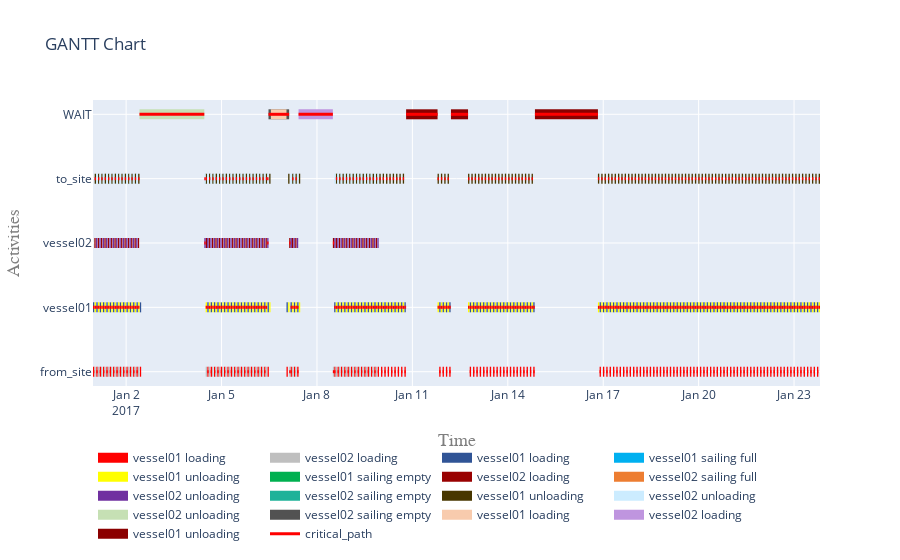

Notebook code for this chart:
### Markdown cell above
#### Get critical path log and dependencies

### Code cell
my_cp_log = CpLog(obj, act)
my_cp_log.get_dependencies()
my_cp_log.mark_critical_activities()
#my_cp_log.make_gantt_mpl()
my_cp_log.make_gantt_plotly()

### Figure 1 — Plotly figure (JSON) as saved in the notebook; plotly's stock layout.template omitted (floating-point values rounded to 4 significant figures; data arrays with more than 128 entries replaced by an {"elided": "..."} marker saying what was removed)
{"data": [{"connectgaps": false, "hoverinfo": "y+name", "line": {"color": "#ff0000", "width": 10}, "mode": "lines", "name": "vessel01 loading", "type": "scatter", "x": {"elided": "450 str values"}, "y": {"elided": "1350 str values"}}, {"connectgaps": false, "hoverinfo": "y+name", "line": {"color": "#bfbfbf", "width": 10}, "mode": "lines", "name": "vessel02 loading", "type": "scatter", "x": {"elided": "150 str values"}, "y": {"elided": "450 str values"}}, {"connectgaps": false, "hoverinfo": "y+name", "line": {"color": "#305496", "width": 10}, "mode": "lines", "name": "vessel01 loading", "type": "scatter", "x": {"elided": "450 str values"}, "y": {"elided": "1350 str values"}}, {"connectgaps": false, "hoverinfo": "y+name", "line": {"color": "#00b0f0", "width": 10}, "mode": "lines", "name": "vessel01 sailing full", "type": "scatter", "x": {"elided": "450 str values"}, "y": {"elided": "1350 str values"}}, {"connectgaps": false, "hoverinfo": "y+name", "line": {"color": "#ffff00", "width": 10}, "mode": "lines", "name": "vessel01 unloading", "type": "scatter", "x": {"elided": "450 str values"}, "y": {"elided": "1350 str values"}}, {"connectgaps": false, "hoverinfo": "y+name", "line": {"color": "#00b050", "width": 10}, "mode": "lines", "name": "vessel01 sailing empty", "type": "scatter", "x": {"elided": "447 str values"}, "y": {"elided": "1341 str values"}}, {"connectgaps": false, "hoverinfo": "y+name", "line": {"color": "#990101", "width": 10}, "mode": "lines", "name": "vessel02 loading", "type": "scatter", "x": {"elided": "150 str values"}, "y": {"elided": "450 str values"}}, {"connectgaps": false, "hoverinfo": "y+name", "line": {"color": "#ED7D31", "width": 10}, "mode": "lines", "name": "vessel02 sailing full", "type": "scatter", "x": {"elided": "150 str values"}, "y": {"elided": "450 str values"}}, {"connectgaps": false, "hoverinfo": "y+name", "line": {"color": "#7030A0", "width": 10}, "mode": "lines", "name": "vessel02 unloading", "type": "scatter", "x": {"elided": "150 str values"}, "y": {"elided": "450 str values"}}, {"connectgaps": false, "hoverinfo": "y+name", "line": {"color": "#1EB299", "width": 10}, "mode": "lines", "name": "vessel02 sailing empty", "type": "scatter", "x": {"elided": "147 str values"}, "y": {"elided": "441 str values"}}, {"connectgaps": false, "hoverinfo": "y+name", "line": {"color": "#483700", "width": 10}, "mode": "lines", "name": "vessel01 unloading", "type": "scatter", "x": {"elided": "450 str values"}, "y": {"elided": "1350 str values"}}, {"connectgaps": false, "hoverinfo": "y+name", "line": {"color": "#CCECFF", "width": 10}, "mode": "lines", "name": "vessel02 unloading", "type": "scatter", "x": {"elided": "150 str values"}, "y": {"elided": "450 str values"}}, {"connectgaps": false, "hoverinfo": "y+name", "line": {"color": "#c6e0b4", "width": 10}, "mode": "lines", "name": "vessel02 unloading", "type": "scatter", "x": ["2017-01-02T10:04:16.263961", "2017-01-04T11:00:00", "2017-01-04T11:00:00"], "y": ["WAIT", "WAIT", null, "WAIT", "WAIT", null, "WAIT", "WAIT", null]}, {"connectgaps": false, "hoverinfo": "y+name", "line": {"color": "#525252", "width": 10}, "mode": "lines", "name": "vessel02 sailing empty", "type": "scatter", "x": ["2017-01-06T11:25:41.685282", "2017-01-07T03:00:00", "2017-01-07T03:00:00"], "y": ["WAIT", "WAIT", null, "WAIT", "WAIT", null, "WAIT", "WAIT", null]}, {"connectgaps": false, "hoverinfo": "y+name", "line": {"color": "#f8cbad", "width": 10}, "mode": "lines", "name": "vessel01 loading", "type": "scatter", "x": ["2017-01-06T13:12:50.159055", "2017-01-07T01:00:00", "2017-01-07T01:00:00"], "y": ["WAIT", "WAIT", null, "WAIT", "WAIT", null, "WAIT", "WAIT", null]}, {"connectgaps": false, "hoverinfo": "y+name", "line": {"color": "#bf95df", "width": 10}, "mode": "lines", "name": "vessel02 loading", "type": "scatter", "x": ["2017-01-07T10:05:59.863283", "2017-01-08T12:00:00", "2017-01-08T12:00:00"], "y": ["WAIT", "WAIT", null, "WAIT", "WAIT", null, "WAIT", "WAIT", null]}, {"connectgaps": false, "hoverinfo": "y+name", "line": {"color": "darkred", "width": 10}, "mode": "lines", "name": "vessel01 unloading", "type": "scatter", "x": ["2017-01-10T19:15:41.457420", "2017-01-11T19:00:00", "2017-01-11T19:00:00", "2017-01-12T05:05:42.596729", "2017-01-12T18:00:00", "2017-01-12T18:00:00", "2017-01-14T20:28:32.983646", "2017-01-16T20:00:00", "2017-01-16T20:00:00"], "y": ["WAIT", "WAIT", null, "WAIT", "WAIT", null, "WAIT", "WAIT", null, "WAIT", "WAIT", null, "WAIT", "WAIT", null, "WAIT", "WAIT", null, "WAIT", "WAIT", null, "WAIT", "WAIT", null, "WAIT", "WAIT", null]}, {"connectgaps": false, "hoverinfo": "name", "line": {"color": "red", "width": 3}, "mode": "lines", "name": "critical_path", "type": "scatter", "x": {"elided": "2679 str values"}, "y": {"elided": "2679 str values"}}], "layout": {"hovermode": "closest", "legend": {"orientation": "h", "x": 0, "y": -0.2}, "title": {"text": "GANTT Chart"}, "xaxis": {"range": ["2016-12-31T23:00:00", "2017-01-23T19:34:12.846033"], "title": {"font": {"color": "#7f7f7f", "family": "Courier New, monospace", "size": 18}, "text": "Time"}}, "yaxis": {"title": {"font": {"color": "#7f7f7f", "family": "Courier New, monospace", "size": 18}, "text": "Activities"}}}}
